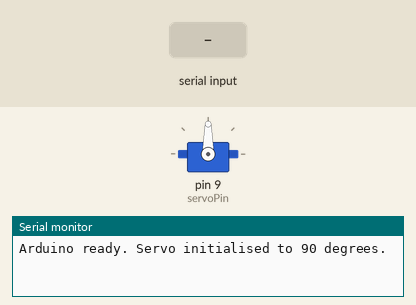
Bench run of a sketch on a simulated Arduino Uno, built with avr-gcc and run on an emulated ATmega328P. On the bench: servo, the last lines printed to the serial monitor. The inputs (shaded band) are chosen by the test bench.

Above: at 1.2 s.
1.3 s: "0\n" received over Serial
At 1.7 s:
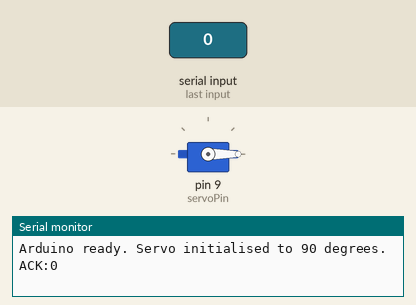
2.8 s: "90\n" received over Serial
At 4.0 s:
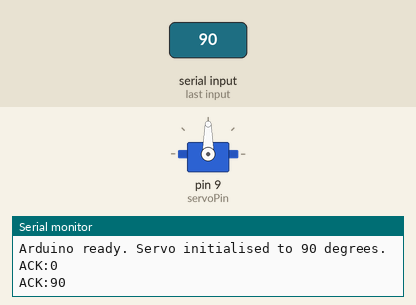
Timing chart, 0 to 5.8 s (numbered marks = the images above; inputs shaded):
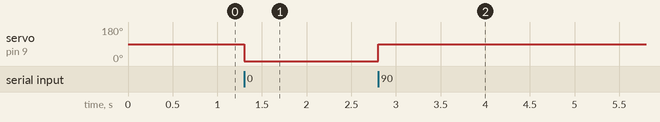

Measured:
- after the input at 1.3 s, servo on pin 9 (servoPin): 90° → 0° at once
- after the input at 2.8 s, servo on pin 9 (servoPin): 0° → 90° at once

The sketch:

servo_motor_by_zumacoder.ino
```cpp
#include <Servo.h>
const int servoPin = 9;
Servo myServo;

void setup() {
  Serial.begin(9600);
  myServo.attach(servoPin);
  myServo.write(90); // Safe Initial State
  Serial.println("Arduino ready. Servo initialised to 90 degrees.");
}

void loop() {
  if (Serial.available() > 0) {
    String data = Serial.readStringUntil('\n');
    data.trim();

    if (data.length() == 0) {
      Serial.println("ERR: Empty input received");
      return;
    }

    bool isValid = true;
    for (byte i = 0; i < data.length(); i++) {
      if (!isDigit(data[i])) { isValid = false; break; }
    }

    if (!isValid) {
      Serial.println("ERR: Invalid input, not a number");
    } else {
      int angle = data.toInt();
      if (angle >= 0 && angle <= 180) {
        myServo.write(angle);
        Serial.print("ACK:"); Serial.println(angle);
      } else {
        Serial.println("ERR: Angle out of range (0-180)");
      }
    }
  }
}
```
